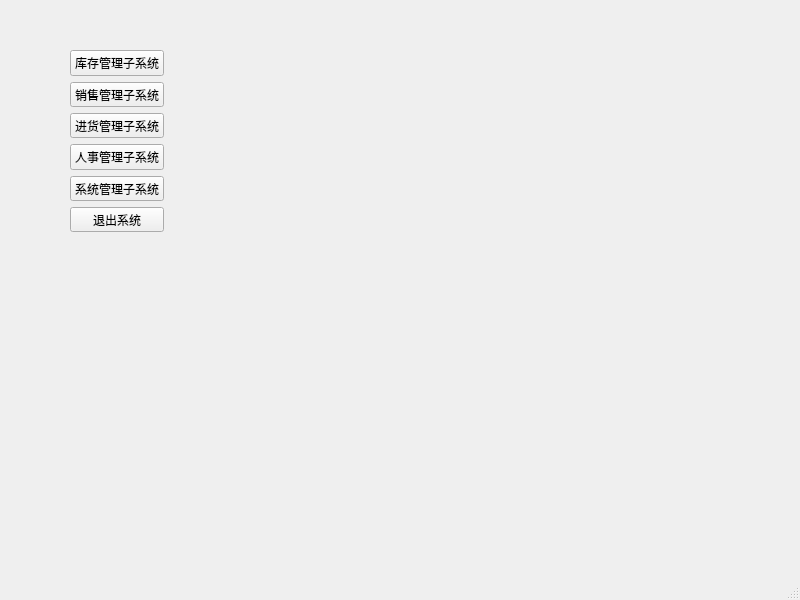
<?xml version="1.0" encoding="UTF-8"?>
<ui version="4.0">
 <class>MainWindow</class>
 <widget class="QMainWindow" name="MainWindow">
  <property name="geometry">
   <rect>
    <x>0</x>
    <y>0</y>
    <width>800</width>
    <height>600</height>
   </rect>
  </property>
  <property name="windowTitle">
   <string>系统主窗口</string>
  </property>
  <property name="statusTip">
   <string>欢迎使用我们制作的智能物流管理系统，希望你拥有快乐的一天！</string>
  </property>
  <property name="styleSheet">
   <string notr="true">font: 9pt &quot;Microsoft YaHei UI&quot;;</string>
  </property>
  <property name="documentMode">
   <bool>false</bool>
  </property>
  <widget class="QWidget" name="centralwidget">
   <widget class="QWidget" name="">
    <property name="geometry">
     <rect>
      <x>70</x>
      <y>50</y>
      <width>94</width>
      <height>182</height>
     </rect>
    </property>
    <layout class="QVBoxLayout" name="verticalLayout">
     <item>
      <widget class="QPushButton" name="pushButton_2">
       <property name="text">
        <string>库存管理子系统</string>
       </property>
      </widget>
     </item>
     <item>
      <widget class="QPushButton" name="pushButton_5">
       <property name="text">
        <string>销售管理子系统</string>
       </property>
      </widget>
     </item>
     <item>
      <widget class="QPushButton" name="pushButton_4">
       <property name="text">
        <string>进货管理子系统</string>
       </property>
      </widget>
     </item>
     <item>
      <widget class="QPushButton" name="pushButton_3">
       <property name="text">
        <string>人事管理子系统</string>
       </property>
      </widget>
     </item>
     <item>
      <widget class="QPushButton" name="pushButton">
       <property name="text">
        <string>系统管理子系统</string>
       </property>
      </widget>
     </item>
     <item>
      <widget class="QPushButton" name="pushButton_6">
       <property name="text">
        <string>退出系统</string>
       </property>
      </widget>
     </item>
    </layout>
   </widget>
   <zorder>layoutWidget</zorder>
   <zorder>layoutWidget</zorder>
   <zorder>pushButton_4</zorder>
   <zorder>pushButton_6</zorder>
  </widget>
  <widget class="QMenuBar" name="menubar">
   <property name="geometry">
    <rect>
     <x>0</x>
     <y>0</y>
     <width>800</width>
     <height>23</height>
    </rect>
   </property>
  </widget>
  <widget class="QStatusBar" name="statusbar"/>
 </widget>
 <resources/>
 <connections/>
</ui>
